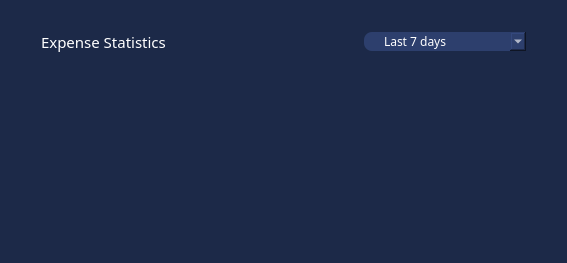
                <widget class="QFrame" name="Statistics_frame">
                 <property name="sizePolicy">
                  <sizepolicy hsizetype="Expanding" vsizetype="Expanding">
                   <horstretch>0</horstretch>
                   <verstretch>0</verstretch>
                  </sizepolicy>
                 </property>
                 <property name="minimumSize">
                  <size>
                   <width>567</width>
                   <height>263</height>
                  </size>
                 </property>
                 <property name="maximumSize">
                  <size>
                   <width>4960</width>
                   <height>1800</height>
                  </size>
                 </property>
                 <property name="styleSheet">
                  <string notr="true">*{background-color: rgb(28, 41, 72);
border-radius: 40px;
pading-left: 20px;}
QComboBox::down-arrow {
    image:url(:/icon/icons/chevron-down.svg);
	width: 0;
}
QLineEdit{
border-bottom-color: rgb(255, 255, 255);
}</string>
                 </property>
                 <property name="frameShape">
                  <enum>QFrame::NoFrame</enum>
                 </property>
                 <property name="frameShadow">
                  <enum>QFrame::Plain</enum>
                 </property>
                 <property name="lineWidth">
                  <number>0</number>
                 </property>
                 <layout class="QVBoxLayout" name="verticalLayout">
                  <item>
                   <layout class="QHBoxLayout" name="horizontalLayout_11">
                    <property name="spacing">
                     <number>0</number>
                    </property>
                    <property name="leftMargin">
                     <number>30</number>
                    </property>
                    <property name="topMargin">
                     <number>20</number>
                    </property>
                    <property name="rightMargin">
                     <number>30</number>
                    </property>
                    <item>
                     <widget class="QLabel" name="label_2">
                      <property name="sizePolicy">
                       <sizepolicy hsizetype="Expanding" vsizetype="Preferred">
                        <horstretch>0</horstretch>
                        <verstretch>0</verstretch>
                       </sizepolicy>
                      </property>
                      <property name="font">
                       <font>
                        <family>Century Gothic</family>
                        <pointsize>11</pointsize>
                        <weight>50</weight>
                        <italic>false</italic>
                        <bold>false</bold>
                       </font>
                      </property>
                      <property name="toolTipDuration">
                       <number>0</number>
                      </property>
                      <property name="styleSheet">
                       <string notr="true">color:#fff</string>
                      </property>
                      <property name="text">
                       <string>Expense Statistics</string>
                      </property>
                     </widget>
                    </item>
                    <item>
                     <spacer name="horizontalSpacer_3">
                      <property name="orientation">
                       <enum>Qt::Horizontal</enum>
                      </property>
                      <property name="sizeType">
                       <enum>QSizePolicy::Expanding</enum>
                      </property>
                      <property name="sizeHint" stdset="0">
                       <size>
                        <width>30</width>
                        <height>20</height>
                       </size>
                      </property>
                     </spacer>
                    </item>
                    <item>
                     <widget class="QComboBox" name="comboBox_3">
                      <property name="sizePolicy">
                       <sizepolicy hsizetype="Expanding" vsizetype="Fixed">
                        <horstretch>0</horstretch>
                        <verstretch>0</verstretch>
                       </sizepolicy>
                      </property>
                      <property name="minimumSize">
                       <size>
                        <width>111</width>
                        <height>4</height>
                       </size>
                      </property>
                      <property name="maximumSize">
                       <size>
                        <width>16777215</width>
                        <height>16777215</height>
                       </size>
                      </property>
                      <property name="sizeIncrement">
                       <size>
                        <width>0</width>
                        <height>0</height>
                       </size>
                      </property>
                      <property name="font">
                       <font>
                        <family>Century Gothic</family>
                        <pointsize>9</pointsize>
                        <weight>50</weight>
                        <italic>false</italic>
                        <bold>false</bold>
                       </font>
                      </property>
                      <property name="layoutDirection">
                       <enum>Qt::LeftToRight</enum>
                      </property>
                      <property name="styleSheet">
                       <string notr="true">*{color:#fff;
background-color: rgb(45, 63, 109);
border-radius:8px;}
QComboBox{
	padding-left: 20px;

}
QComboBox::drop-down {
	
	image: url(:/icon/icons/chevron-down.svg);
    width: 16px;
    height: 16px;
	border: none;
	padding: 3px
}

</string>
                      </property>
                      <property name="editable">
                       <bool>false</bool>
                      </property>
                      <property name="currentIndex">
                       <number>0</number>
                      </property>
                      <property name="iconSize">
                       <size>
                        <width>20</width>
                        <height>20</height>
                       </size>
                      </property>
                      <item>
                       <property name="text">
                        <string>Last 7 days</string>
                       </property>
                      </item>
                      <item>
                       <property name="text">
                        <string>Last month</string>
                       </property>
                      </item>
                      <item>
                       <property name="text">
                        <string>Last Year</string>
                       </property>
                      </item>
                     </widget>
                    </item>
                   </layout>
                  </item>
                  <item>
                   <widget class="QWidget" name="widget_3" native="true"/>
                  </item>
                 </layout>
                </widget>
